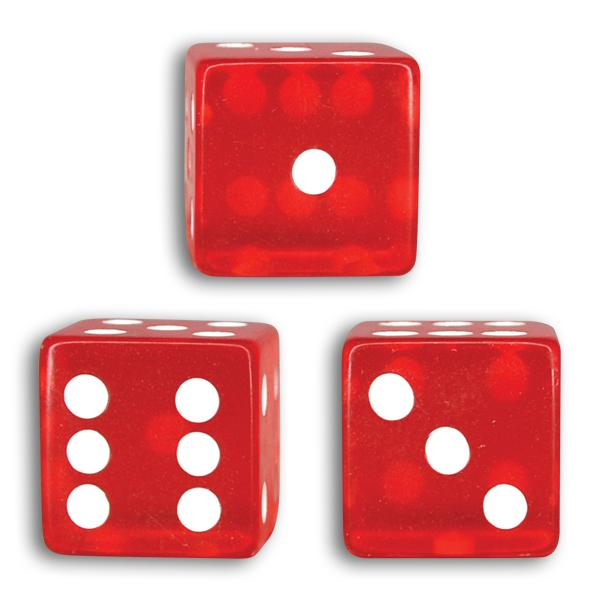
#> input picture 2.jpg, 600 x 600 px
$ jupyter execute dice2.ipynb
#> lines starting #> are read from the running program, lines starting #| are printed output that depends on the picture; after the words box and inside, x2 and y2 are one past the last pixel; in counts of white or black regions, pixels touching at a corner belong together
[cell 1]
import cv2
import matplotlib.pyplot as plt
import numpy as np

[cell 2]
original_img = cv2.imread("2.jpg")
#> original_img is the input picture: shape (600, 600, 3); mean B, G, R 167.5, 166.7, 230.6
gray_img = cv2.cvtColor(original_img, cv2.COLOR_BGR2GRAY)
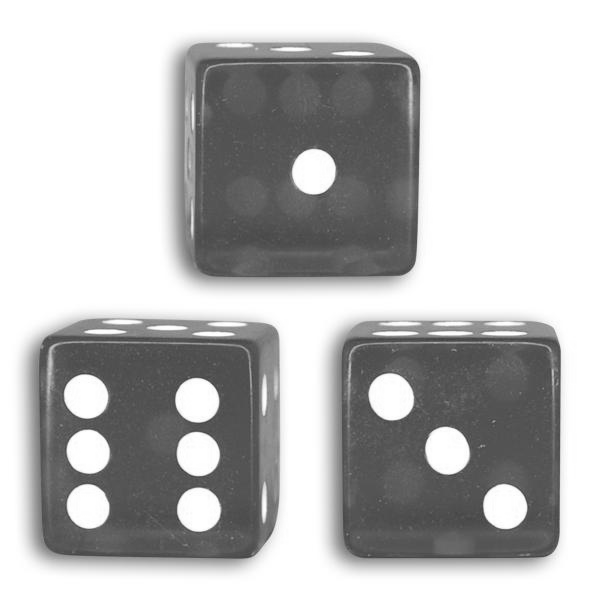
#> gray_img: shape (600, 600); min 57, max 255, mean 185.9
gray_img = cv2.medianBlur(gray_img, 11)
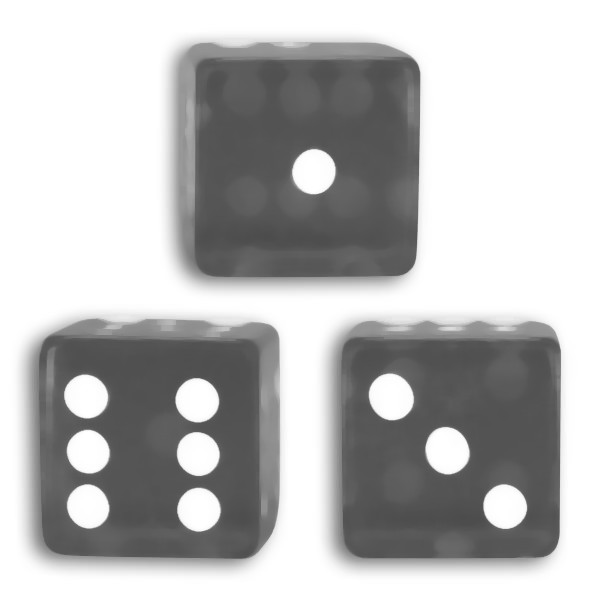
#> gray_img: shape (600, 600); min 76, max 255, mean 185.4

plt.imshow(gray_img, cmap="gray")

[cell 3]
thresh = cv2.adaptiveThreshold(gray_img, 255, cv2.ADAPTIVE_THRESH_MEAN_C, cv2.THRESH_BINARY_INV, 501, 2)
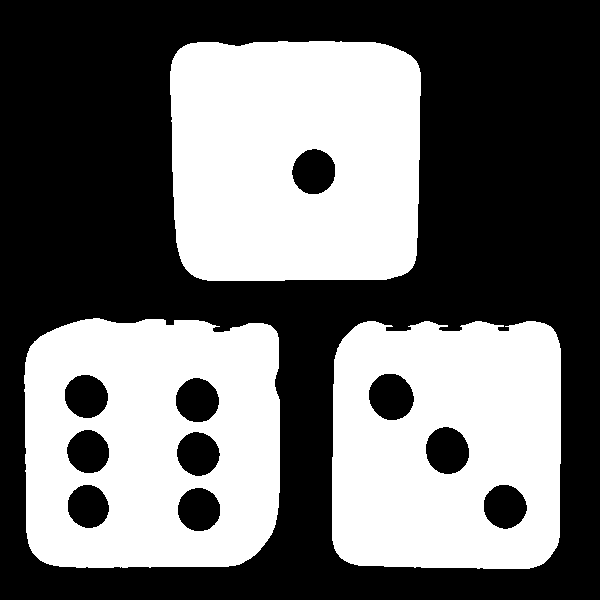
#> thresh: shape (600, 600); 43.8% white; 3 white regions
plt.imshow(thresh, cmap="gray")

[cell 4]
contours, _= cv2.findContours(thresh, cv2.RETR_EXTERNAL, cv2.CHAIN_APPROX_NONE)
#> contours = 3 contours; box (x1, y1, x2, y2) and area: (24, 318, 280, 568) 59924, (170, 41, 421, 281) 57184, (332, 321, 561, 569) 53950
dices = []
for c in contours:
    x, y, w, h = cv2.boundingRect(c)
    dices.append(gray_img[y:y+h, x:x+w])
#> this loop made 3 passes
#> (x, y, w, h) on passes 1 to 3: (332, 321, 229, 248), (24, 318, 256, 250), (170, 41, 251, 240)
#> after the loop, dices = 3 items

for dice in dices:
    plt.imshow(dice, cmap="gray")
    plt.show()
#> this loop made 3 passes
#> pass 1, `plt.show()`:
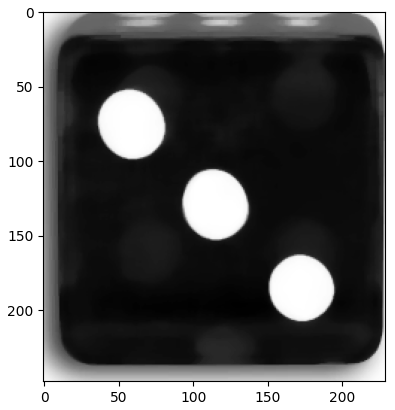
#> figure drawn by matplotlib, 1 panel
#> pass 2, `plt.show()`:
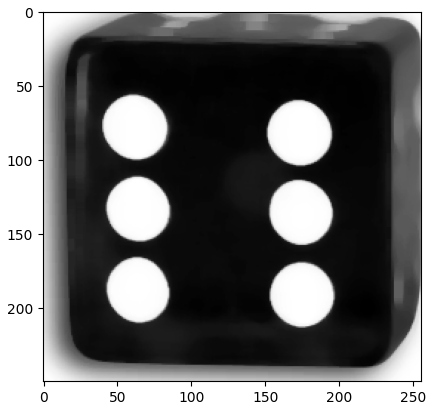
#> figure drawn by matplotlib, 1 panel

[cell 5]
counter = [0 for i in range(len(dices))]
#> counter = [0, 0, 0]
for i, dice in enumerate(dices):
    median = np.median(dice)
    min_threshold = 0.66 * median
    max_threshold = 1.33 * median

    dice = cv2.Canny(dice, min_threshold, max_threshold)

    circles = cv2.HoughCircles(dice, cv2.HOUGH_GRADIENT, 1, 10, param1 = 100, param2=30, minRadius=5, maxRadius=60)
    circles = np.uint8(np.around(circles[0, :]))

    for c in circles:
        x, y, radius = c[0], c[1], c[2]
        cv2.circle(dice, (x, y), radius, (255, 255, 255), 4)
        cv2.circle(dice, (x, y), 2, (255, 255, 255), 2)
        counter[i] += 1

    i += 1
#> this loop made 3 passes
#> (median, min_threshold, max_threshold, circles) on passes 1, 3: (88, 58.08, 117, [[172, 186, 22], [116, 130, 22], [58, 74, 23]]), (91, 60.06, 121, [[144, 130, 22]])
#> (median, min_threshold, max_threshold) on pass 2: (94, 62.04, 125)
#> pass 1, `dice = cv2.Canny(dice, min_threshold, max_threshold)`:
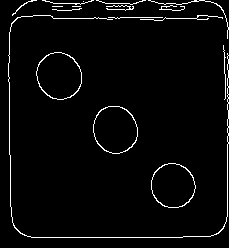
#> dice: shape (248, 229); 3.3% white in thin lines or dots
#> pass 2, `dice = cv2.Canny(dice, min_threshold, max_threshold)`:
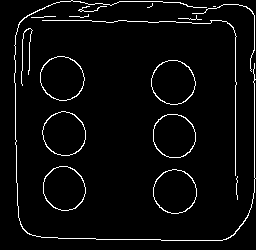
#> dice: shape (250, 256); 3.9% white in thin lines or dots
#> pass 3, `dice = cv2.Canny(dice, min_threshold, max_threshold)`:
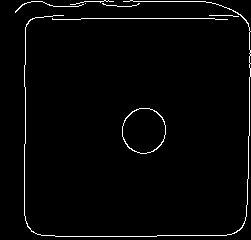
#> dice: shape (240, 251); 2.2% white in thin lines or dots
#> after the loop, counter = [3, 6, 1]


for i in range(len(contours)):
    x, y, w, h = cv2.boundingRect(contours[i])
    cv2.rectangle(original_img, (x, y), (x+w, y+h), (0, 255, 0), 2)
    cv2.putText(original_img, f"Score: {counter[i]}", (x, y-10), fontFace=cv2.FONT_HERSHEY_TRIPLEX, fontScale=0.75, color=(0, 255, 0),thickness=2)
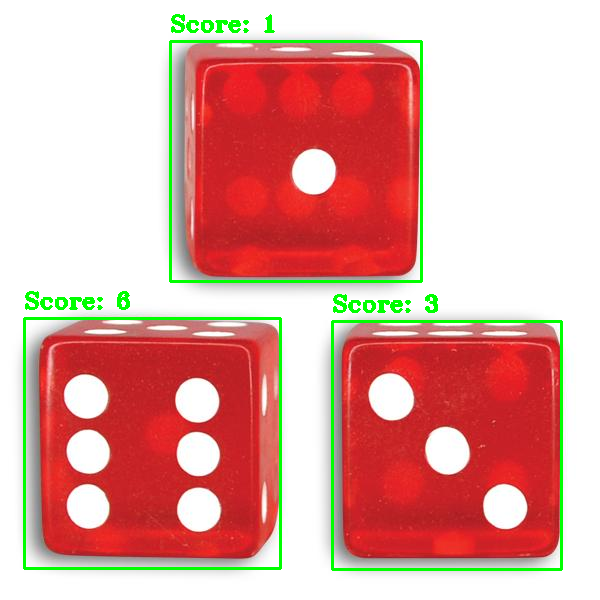
#> original_img: shape (600, 600, 3); 3.12% of pixels changed, all inside (x1, y1, x2, y2) = (23, 14, 563, 571)

plt.imshow(original_img)

$ run again, with 0.jpg copied over 2.jpg
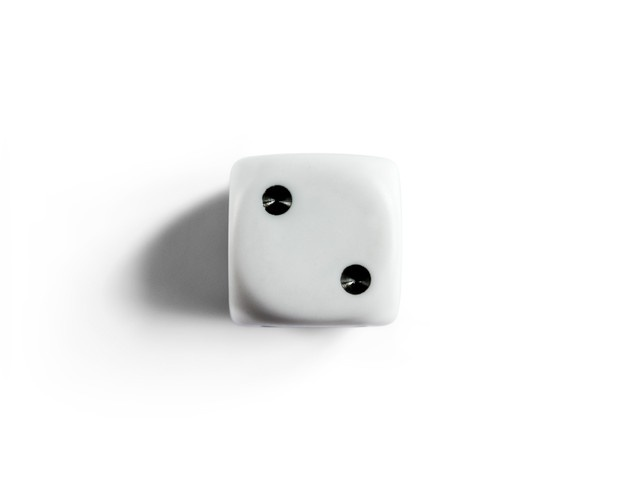
#> input picture 0.jpg, 626 x 478 px
#> original_img is the input picture: shape (478, 626, 3); mean B, G, R 243.9, 244, 243.8
#> `thresh = cv2.adaptiveThreshold(gray_img, 255, cv2.ADAPTIVE_THRESH_MEAN..`:
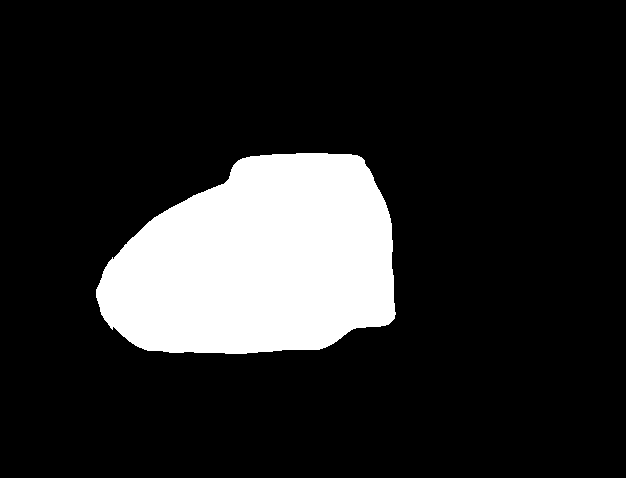
#> thresh: shape (478, 626); 15.6% white; 1 white region
#> contours = 1 contour; box (x1, y1, x2, y2) and area: (96, 153, 396, 354) 46193
#> the loop `for c in contours:` made 1 pass
#> (x, y, w, h) on pass 1: (96, 153, 300, 201)
#> after the loop `for c in contours:`: dices = 1 item
#> the loop `for dice in dices:` made 1 pass
#> counter = [0]

$ run again, with 1.jpg copied over 2.jpg
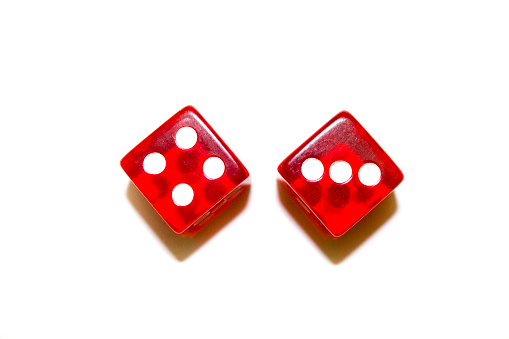
#> input picture 1.jpg, 509 x 339 px
#> original_img is the input picture: shape (339, 509, 3); mean B, G, R 225.7, 226.9, 247.3
#> `thresh = cv2.adaptiveThreshold(gray_img, 255, cv2.ADAPTIVE_THRESH_MEAN..`:
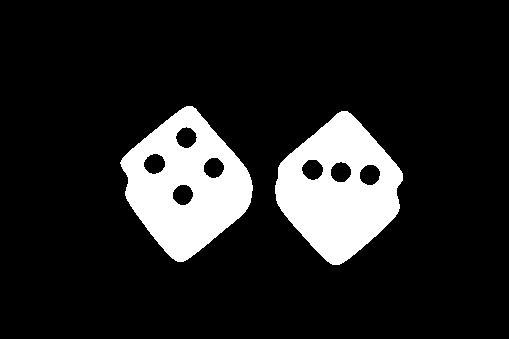
#> thresh: shape (339, 509); 13.7% white; 2 white regions
#> contours = 2 contours; box (x1, y1, x2, y2) and area: (120, 106, 253, 262) 12836, (275, 111, 403, 265) 12590
#> the loop `for c in contours:` made 2 passes
#> (x, y, w, h) on passes 1 to 2: (275, 111, 128, 154), (120, 106, 133, 156)
#> after the loop `for c in contours:`: dices = 2 items
#> the loop `for dice in dices:` made 2 passes
#> `counter = [0 for i in range(len(dices))]`: counter = [0, 0]
#> the loop `for i, dice in enumerate(dices):` made 2 passes
#> (median, min_threshold, max_threshold, circles, i) on passes 1 to 2: (117, 77.22, 155.6, [[36, 58, 12], [66, 60, 10], [94, 64, 10]], 1), (150, 99, 199.5, [[66, 32, 10], [94, 62, 10]], 2)
#> after the loop `for i, dice in enumerate(dices):`: counter = [3, 2]
#> the loop `for i in range(len(contours)):` made 2 passes
#> after the loop `for i in range(len(contours)):`:
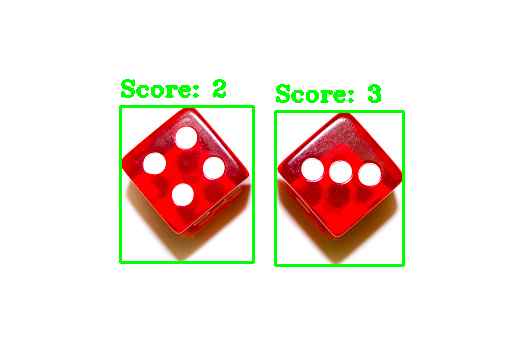
#> original_img: shape (339, 509, 3); 2.92% of pixels changed, all inside (x1, y1, x2, y2) = (119, 79, 405, 267)
